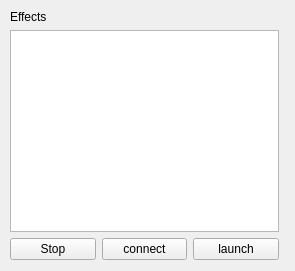
<?xml version="1.0" encoding="UTF-8"?>
<ui version="4.0">
 <class>EffectCatalog</class>
 <widget class="QWidget" name="EffectCatalog">
  <property name="geometry">
   <rect>
    <x>0</x>
    <y>0</y>
    <width>295</width>
    <height>271</height>
   </rect>
  </property>
  <property name="windowTitle">
   <string>Form</string>
  </property>
  <widget class="QWidget" name="">
   <property name="geometry">
    <rect>
     <x>10</x>
     <y>10</y>
     <width>269</width>
     <height>250</height>
    </rect>
   </property>
   <layout class="QGridLayout" name="gridLayout">
    <item row="0" column="0" colspan="2">
     <widget class="QLabel" name="catalogTitle">
      <property name="text">
       <string>Effects</string>
      </property>
     </widget>
    </item>
    <item row="1" column="0" colspan="3">
     <widget class="QListWidget" name="effectsList"/>
    </item>
    <item row="2" column="0">
     <widget class="QPushButton" name="stopButton">
      <property name="text">
       <string>Stop</string>
      </property>
     </widget>
    </item>
    <item row="2" column="1">
     <widget class="QPushButton" name="connectButton">
      <property name="text">
       <string>connect</string>
      </property>
     </widget>
    </item>
    <item row="2" column="2">
     <widget class="QPushButton" name="launchButton">
      <property name="text">
       <string>launch</string>
      </property>
     </widget>
    </item>
   </layout>
  </widget>
 </widget>
 <resources/>
 <connections/>
</ui>
